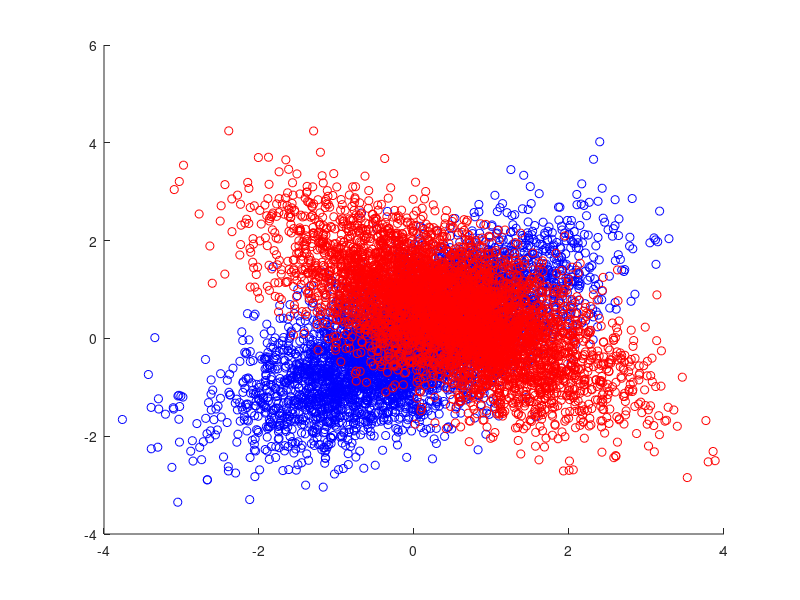

The MATLAB script that drew this image: (Note: this script raises an error after producing the figure.)
clear
clc


N = 1e4;
rng('default');

% Class 0
mu_0 = [0,0];
cov_0 = [1, 0.64; 0.64, 1];
% Class 1
mu_1 = [0.5,0.5];
cov_1 = [1, -0.64; -0.64, 1];

% simulating data
S_0 = mvnrnd(mu_0, cov_0, N/2);
S_1 = mvnrnd(mu_1, cov_1, N/2);


% gather whole data with labels
labels = [zeros(N/2,1); ones(N/2,1)];
data = [S_0; S_1];


% scatter plot
scatter(S_0(:,1),S_0(:,2),'b')
hold on
scatter(S_1(:,1),S_1(:,2),'r')


% multivariate function
normal_dist = @(x, mu, cov) 1/2*(1/(2*pi*sqrt(det(cov))) * exp(-1/2 * ((x-mu) * inv(cov) * (x-mu).')));

% randomly assign parameters (our starting point)
mu_0_hat = [-1,-1];
mu_1_hat = [1,1];
cov_0_hat = [1,0;0,1];
cov_1_hat = [1,0;0,1];



repeat = 50;

a = zeros(N, 1);
b = zeros(N, 1);

for r=1:repeat
    % prior
    prior_0 = find_prior(data, normal_dist, mu_0_hat, mu_1_hat, cov_0_hat, cov_1_hat);

    % expectation step
    for i=1:N
        x = data(i,:);
        % bayes rule
        % p(0|x) = (p(x|0)*p(0)) / (p(x|0)*p(0) + p(x|1)*p(1))
        p_0_x= normal_dist(x, mu_0_hat, cov_0_hat);
        p_1_x= normal_dist(x, mu_1_hat, cov_1_hat);
        a(i) =  p_0_x * prior_0 / (p_0_x * prior_0 + p_1_x * (1-prior_0));
        b(i) = 1 - a(i);   
    end
    
    % maximization step
    cov_0_hat = zeros(2);
    cov_1_hat = zeros(2);
    sum_a = sum(a);
    sum_b = sum(b);
    for i=1:N
        x = data(i,:);
        cov_0_hat = cov_0_hat + (a(i) * (x-mu_0_hat).' * (x-mu_0_hat));
        cov_1_hat = cov_1_hat + (b(i) * (x-mu_1_hat).' * (x-mu_1_hat));
    end
    cov_0_hat = cov_0_hat / sum_a;
    cov_1_hat = cov_1_hat / sum_b;
    
    mu_0_hat = sum(a.*data) / sum(a);
    mu_1_hat = sum(b.*data) / sum(b);
end


x1range = min(data(:,1)):.03:max(data(:,1));
x2range = min(data(:,2)):.03:max(data(:,2));
[xx1, xx2] = meshgrid(x1range,x2range);
xy = [xx1(:) xx2(:)];

pos_data = [];
neg_data = [];
pos_data_oracle = [];
neg_data_oracle = [];

predict = @(x,mu_0, mu_1, cov_0, cov_1) int8(normal_dist(x,mu_0,cov_0) < normal_dist(x,mu_1,cov_1));


for i=1:length(xy)
   x = xy(i,:);
   if predict(x, mu_0_hat, mu_1_hat, cov_0_hat, cov_1_hat) == 1
      pos_data = [pos_data; x];
   else
      neg_data = [neg_data; x];
   end
   if predict(x, mu_0, mu_1, cov_0, cov_1) == 1
      pos_data_oracle = [pos_data_oracle; x]; 
   else
      neg_data_oracle = [neg_data_oracle; x]; 
   end
end

figure;
scatter(pos_data(:,1),pos_data(:,2),'r')
hold on
scatter(neg_data(:,1),neg_data(:,2),'b')
title('Decision boundaries of the EM Algorithm');


figure;
scatter(pos_data_oracle(:,1),pos_data_oracle(:,2),'r')
hold on
scatter(neg_data_oracle(:,1),neg_data_oracle(:,2),'b')
title('Decision boundaries of Oracle');

false_alarms = 0;
detections = 0;

false_alarms_oracle = 0;
detections_oracle = 0;

os = 0;
os_oracle = 0;

for i=1:N
   x = data(i,:);
   if predict(x, mu_0_hat, mu_1_hat, cov_0_hat, cov_1_hat) == 1
       os = os + 1;
       if labels(i) == 0
           false_alarms = false_alarms + 1;
       else
           detections = detections + 1;
       end
   end
   if predict(x, mu_0, mu_1, cov_0, cov_1) == 1
       os_oracle = os_oracle + 1;
       if labels(i) == 0
           false_alarms_oracle = false_alarms_oracle + 1;
       else
           detections_oracle = detections_oracle + 1;
       end
   end
end

fprintf('EM algorithm false alarm rate: %f\n',false_alarms*2/N);
fprintf('Oracle false alarm rate: %f\n',false_alarms_oracle*2/N);
fprintf('EM algorithm detection rate: %f\n',detections*2/N);
fprintf('Oracle detection rate: %f\n',detections_oracle*2/N)
fprintf('EM algorithm Pi_1: %f\n',os/N);
fprintf('Oracle Pi_1: %f\n',os_oracle/N);

fprintf('mu_0 vs mu_0_hat: [%f,%f] - [%f,%f]\n', mu_0(1),mu_0(2), mu_0_hat(1),mu_0_hat(2));
fprintf('mu_1 vs mu_1_hat: [%f,%f] - [%f,%f]\n', mu_1(1),mu_1(2), mu_1_hat(1),mu_1_hat(2));

fprintf('cov_0: [%f,%f;%f,%f]\n', cov_0(1,1),cov_0(1,2),cov_0(2,1),cov_0(2,2));
fprintf('cov_0_hat: [%f,%f;%f,%f]\n', cov_0_hat(1,1),cov_0_hat(1,2),cov_0_hat(2,1),cov_0_hat(2,2));

fprintf('cov_1: [%f,%f;%f,%f]\n', cov_1(1,1),cov_1(1,2),cov_1(2,1),cov_1(2,2));
fprintf('cov_1_hat: [%f,%f;%f,%f]\n', cov_1_hat(1,1),cov_1_hat(1,2),cov_1_hat(2,1),cov_1_hat(2,2));



